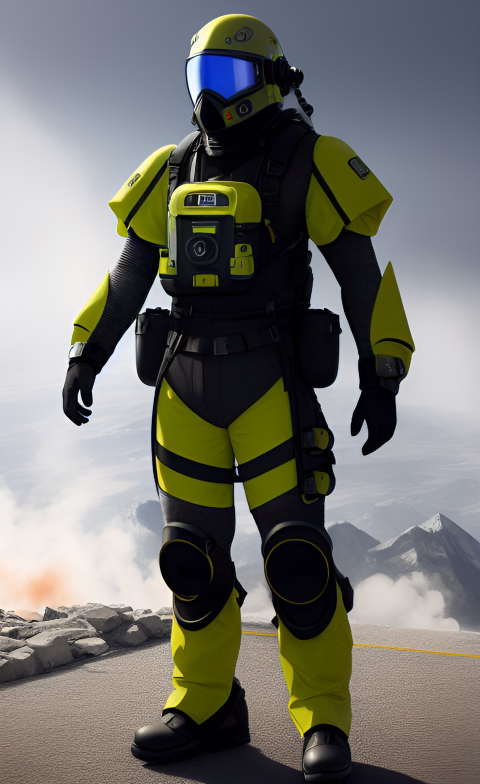
#> input picture data/samples/f0_hazard_radiation_suit.jpg, 960 x 1568 px, given in place of the camera (shown at 1/2 size)
$ python 3dcamtostl2.py
#> lines starting #> are read from the running program, lines starting #| are printed output that depends on the picture; after the words box and inside, x2 and y2 are one past the last pixel; in counts of white or black regions, pixels touching at a corner belong together
import cv2
import open3d as o3d
import numpy as np

# Set up camera capture
cap = cv2.VideoCapture(0)
cap.set(cv2.CAP_PROP_FRAME_WIDTH, 640)
cap.set(cv2.CAP_PROP_FRAME_HEIGHT, 480)

# Define intrinsic matrix for camera
intrinsic_matrix = np.array([[525.0, 0.0, 319.5],
                             [0.0, 525.0, 239.5],
                             [0.0, 0.0, 1.0]])

# Define Poisson reconstruction parameters
depth_scale = 0.001
depth_trunc = 0.03
voxel_size = 0.005

# Create Open3D visualization window
vis = o3d.visualization.Visualizer()
vis.create_window()

while True:
    # Capture a frame from the camera
    ret, color_frame = cap.read()
#> color_frame is the input picture: shape (1568, 960, 3); mean B, G, R 110, 115.2, 115.7

    # Convert color frame to grayscale for better performance
    gray_frame = cv2.cvtColor(color_frame, cv2.COLOR_BGR2GRAY)
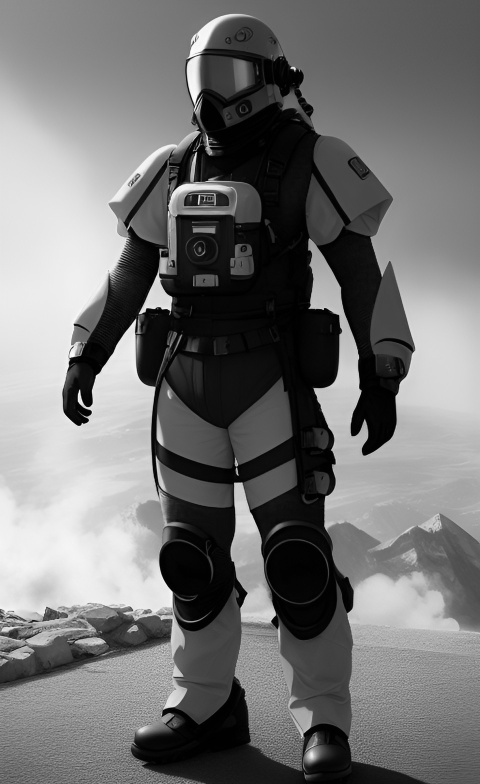
#> gray_frame: shape (1568, 960) (shown at 1/2 size); min 0, max 255, mean 114.8

    # Threshold grayscale frame to extract object
    _, thresh = cv2.threshold(gray_frame, 50, 255, cv2.THRESH_BINARY)
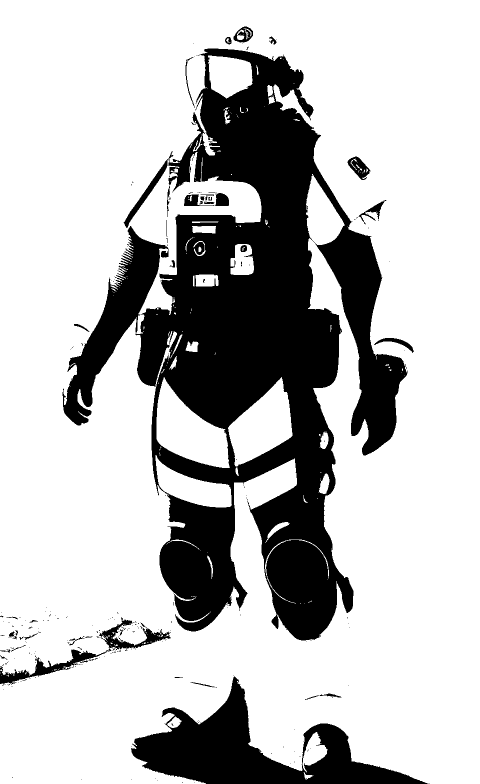
#> thresh: shape (1568, 960) (shown at 1/2 size); 74.6% white; 273 black regions (229 under 20 px)

    # Find contours in thresholded frame
    contours, _ = cv2.findContours(thresh, cv2.RETR_EXTERNAL, cv2.CHAIN_APPROX_SIMPLE)
#> contours = 18 contours, 14 with area under 20; largest, box (x1, y1, x2, y2) and area: (0, 0, 960, 1568) 1450198, (605, 1464, 656, 1545) 1868, (334, 1433, 363, 1456) 350, (607, 1544, 627, 1560) 84

    # Select largest contour as object
    object_contour = max(contours, key=cv2.contourArea)
#> object_contour = contour of 1110 points, box (x1, y1, x2, y2) (0, 0, 960, 1568), area 1450198

    # Convert object contour to point cloud
    object_depth = np.zeros_like(gray_frame)
    cv2.fillPoly(object_depth, [object_contour], color=(255, 255, 255))
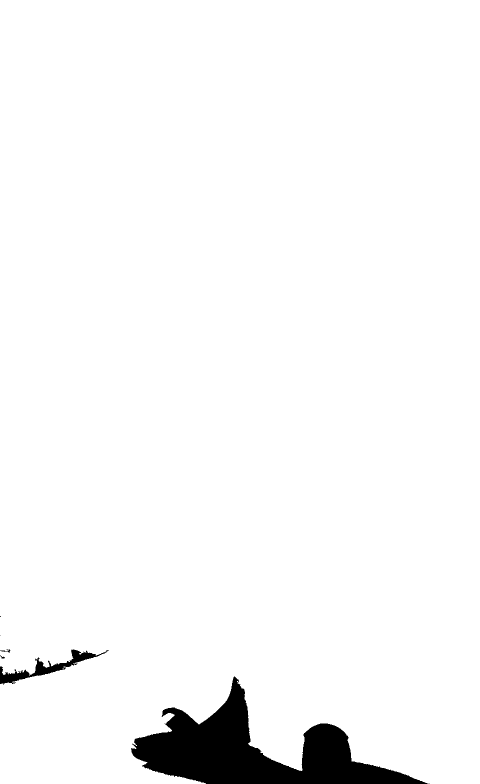
#> object_depth: shape (1568, 960) (shown at 1/2 size); 96.6% white; 7 black regions (3 under 20 px), largest, box (x1, y1, x2, y2) and area: (262, 1353, 855, 1568) 48500, (0, 1299, 217, 1369) 3241, (0, 1299, 21, 1305) 48, (0, 1311, 10, 1317) 26
    object_depth = object_depth.astype(np.uint16)
    object_depth = object_depth * depth_scale
    object_point_cloud = o3d.geometry.PointCloud.create_from_depth_image(o3d.geometry.Image(object_depth),
                                                                           intrinsic_matrix)

    # Create mesh from object point cloud using Poisson reconstruction
#> (the run stopped early here; a loop or call above may not have finished)

$ run again, on data/samples/pca_test1.jpg
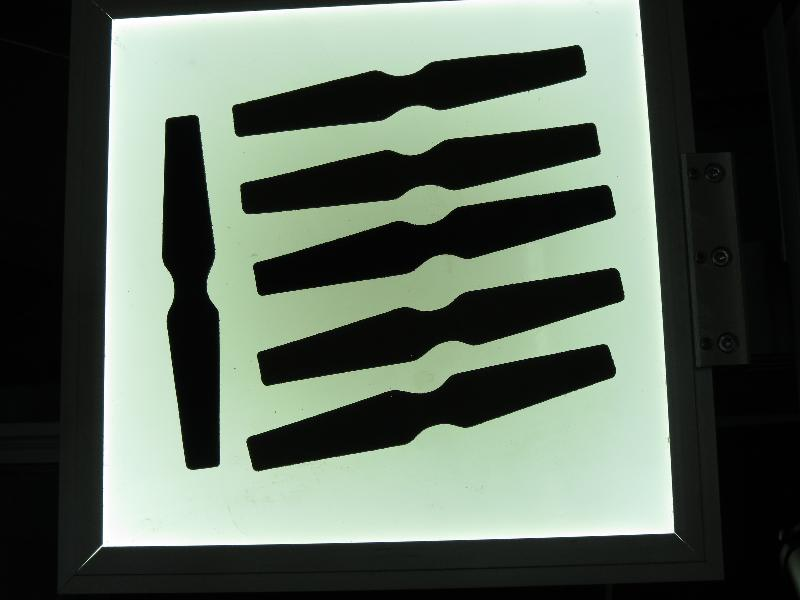
#> input picture data/samples/pca_test1.jpg, 800 x 600 px, given in place of the camera
#> color_frame is the input picture: shape (600, 800, 3); mean B, G, R 89.1, 100.8, 89.3
#> `_, thresh = cv2.threshold(gray_frame, 50, 255, cv2.THRESH_BINARY)`:
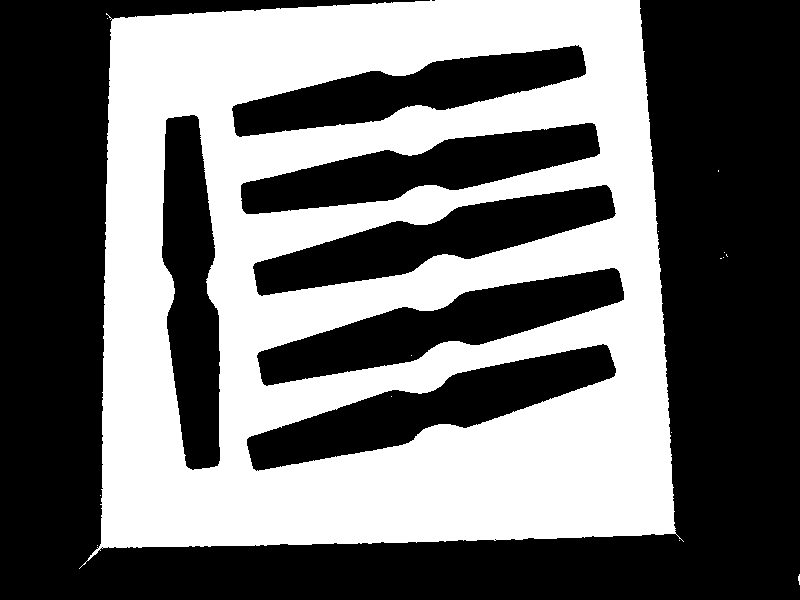
#> thresh: shape (600, 800); 42.7% white; 15 white regions (14 under 20 px)
#> contours = 13 contours, 12 with area under 20; largest, box (x1, y1, x2, y2) and area: (79, 0, 684, 569) 296451
#> object_contour = contour of 605 points, box (x1, y1, x2, y2) (79, 0, 684, 569), area 296451
#> `cv2.fillPoly(object_depth, [object_contour], color=(255, 255, 255))`:
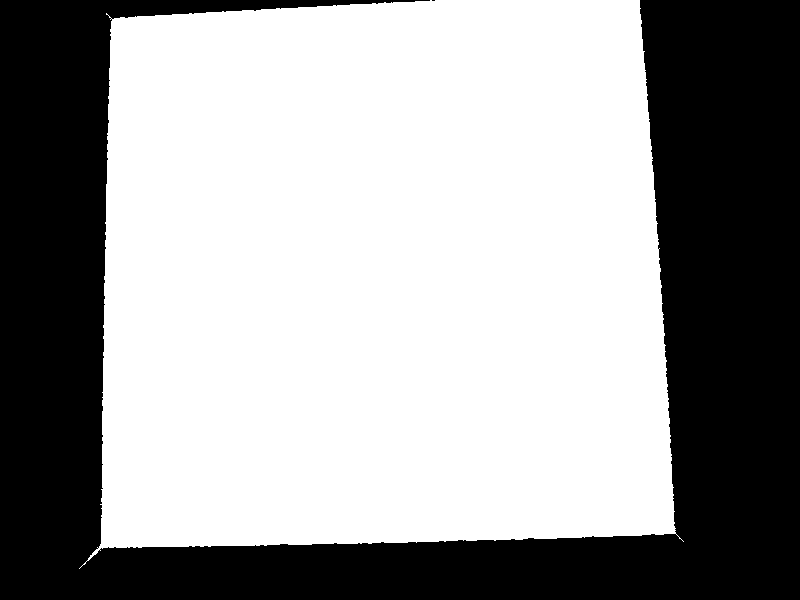
#> object_depth: shape (600, 800); 62% white; 2 black regions (1 under 20 px), largest, box (x1, y1, x2, y2) and area: (0, 0, 800, 600) 182419
